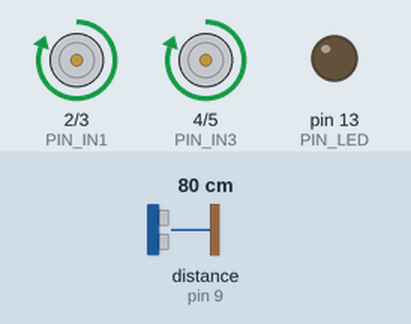
This sketch was run on a simulated Arduino Uno, built with avr-gcc and run on an emulated ATmega328P. Shown: motor-driver pin pairs drawn as motors (green arrow = first pin HIGH = forward, orange = second pin HIGH = backward, longer = more drive), output pins drawn as LEDs (lit = HIGH). Wiring (inferred from the names in the program): ultrasonic range finder: trigger pin 8; echo pin 9. The inputs (shaded band) are chosen by the test bench; at power-on: distance to the obstacle (sensor on pin 9) 80 cm. The echo pulse lasts 58.3 µs per cm; pins used as bus, display or sensor lines are not drawn.

Above: at 1.2 s.
1.3 s: distance to the obstacle (sensor on pin 9) set to 39 cm
2.8 s: distance to the obstacle (sensor on pin 9) set to 33 cm
At 3.3 s:
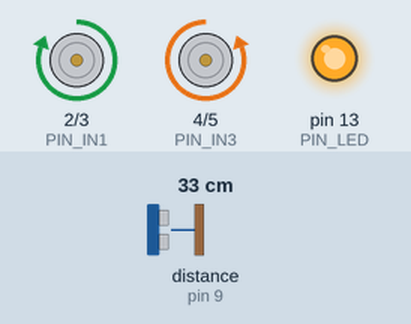
4.3 s: distance to the obstacle (sensor on pin 9) set to 60 cm
At 5.5 s:
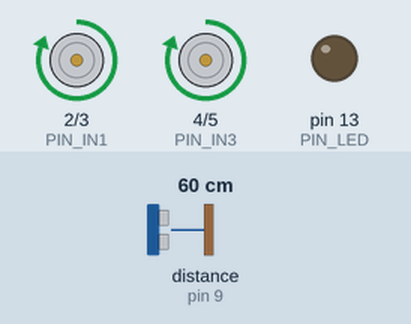
5.8 s: distance to the obstacle (sensor on pin 9) set to 2 cm
At 6.7 s:
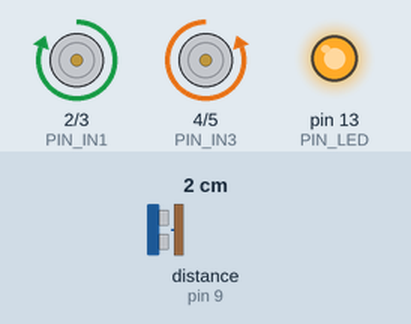
Timing chart, 0 to 8.3 s (numbered marks = the images above; inputs shaded):
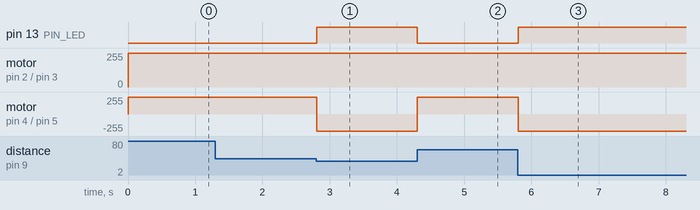

Measured:
- the behaviour switches between 36 and 35 cm on distance to the obstacle (sensor on pin 9) (found by bisection; images 0 and 1)
- after the input at 1.3 s, every drawn part: stays the same
- after the input at 2.8 s, pin 13 (PIN_LED): LOW → HIGH at once; motor on pin 4 (PIN_IN3) / pin 5 (PIN_IN4): forward 255/255 → backward 255/255 at once
- after the input at 4.3 s, pin 13 (PIN_LED): HIGH → LOW at once; motor on pin 4 (PIN_IN3) / pin 5 (PIN_IN4): backward 255/255 → forward 255/255 at once
- after the input at 5.8 s, pin 13 (PIN_LED): LOW → HIGH at once; motor on pin 4 (PIN_IN3) / pin 5 (PIN_IN4): forward 255/255 → backward 255/255 at once

The sketch:

ZombieRobot.ino
```cpp
/*
 * Date: 12/3/2016
 * Writter: Loc Pham
 * Module: Main program
 * Description: Main program
 */

// Include header files
#include "ZombieRobot.h"

// Define macros
#define DISTANCE_CM 35
#define PIN_TRIGGER 8
#define PIN_ECHO 9

#define PIN_IN1 2
#define PIN_IN2 3
#define PIN_IN3 4
#define PIN_IN4 5

#define PIN_LED 13

// Declare variables
zombie_robot_t robot;

// Declare functions
zombie_robot_t zombie_robot_create();
motor_t motor_create(uint8_t pin_one, uint8_t pin_two);
ultrasonic_t ultrasonic_create(uint8_t pin_trigger, uint8_t pin_echo);

void setup()
{
    // Initialize robot
    robot = zombie_robot_create();
    zombie_robot_initialize(&robot);

    // Initialize LED
    pinMode(PIN_LED, OUTPUT);
}

void loop()
{
    float calc_distance = ultrasonic_ranging_cm(&(robot.ultrasonic));
    if (calc_distance <= DISTANCE_CM)
    {
        digitalWrite(PIN_LED, HIGH);
        zombie_robot_move_right(&robot);
    }
    else
    {
        digitalWrite(PIN_LED, LOW);
        zombie_robot_move_forward(&robot);
    }
}

// Implement functions
zombie_robot_t zombie_robot_create()
{
    zombie_robot_t result;

    result.ultrasonic = ultrasonic_create(PIN_TRIGGER, PIN_ECHO);
    result.motor_left = motor_create(PIN_IN1, PIN_IN2);
    result.motor_right = motor_create(PIN_IN3, PIN_IN4);

    return result;
}

motor_t motor_create(uint8_t pin_one, uint8_t pin_two)
{
    motor_t result;

    result.pin_one = pin_one;
    result.pin_two = pin_two;

    return result;
}

ultrasonic_t ultrasonic_create(uint8_t pin_trigger, uint8_t pin_echo)
{
    ultrasonic_t result;

    result.trig_pin = pin_trigger;
    result.echo_pin = pin_echo;

    return result;
}
```

Motor.cpp
```cpp
/*
 * Date: 12/3/2016
 * Writter: Loc Pham
 * Module: Motor
 * Description: This file contain function implementations for ultrasonic motor
 */

#include "motor.h"
#include <Arduino.h>

void motor_initialize(const motor_t* motor)
{
    pinMode(motor->pin_one, OUTPUT);
    pinMode(motor->pin_two, OUTPUT);
}

void motor_brake(const motor_t* motor)
{
    digitalWrite(motor->pin_one, LOW);
    digitalWrite(motor->pin_two, LOW);
}

void motor_turn_forward(const motor_t* motor)
{
    digitalWrite(motor->pin_one, HIGH);
    digitalWrite(motor->pin_two, LOW);
}

void motor_turn_backward(const motor_t* motor)
{
    digitalWrite(motor->pin_one, LOW);
    digitalWrite(motor->pin_two, HIGH);
}
```

Motor.h
```cpp
/*
 * Date: 12/3/2016
 * Writter: Loc Pham
 * Module: Motor
 * Description: This file contain function declarations also macros and data structures for
 *  motor
 */

#ifndef _MOTOR_H
#define _MOTOR_H

#include <stdint-gcc.h>

typedef struct
{
    uint8_t pin_one;
    uint8_t pin_two;
} motor_t;

void motor_initialize(const motor_t* motor);
void motor_brake(const motor_t* motor);
void motor_turn_forward(const motor_t* motor);
void motor_turn_backward(const motor_t* motor);

#endif
```

Ultrasonic.cpp
```cpp
/*
 * Date: 12/3/2016
 * Writter: Loc Pham
 * Module: Ultrasonic
 * Description: This file contain function implementations for ultrasonic HR-SC04
 */

#include <Arduino.h>
#include "Ultrasonic.h"

void ultrasonic_initialize(const ultrasonic_t* ultra)
{
    pinMode(ultra->echo_pin, INPUT);
    pinMode(ultra->trig_pin, OUTPUT);
}

uint32_t ultrasonic_timing(const ultrasonic_t* ultra)
{
    // Preparations
    uint32_t timing = 0;

    // Trig of SR04 must receive a pulse of high (5V) for at least 10us
    digitalWrite(ultra->trig_pin, HIGH);
    delayMicroseconds(TRIGGER_TIME_US);
    digitalWrite(ultra->trig_pin, LOW);

    // When the sensor detected ultrasonic from receiver,
    // it will set the Echo pin to high (5V) and delay for a period (width) which proportion to distance.
    timing = pulseIn(ultra->echo_pin, HIGH);
    return timing;
}

float ultrasonic_ranging_cm(const ultrasonic_t* ultra)
{
    return 1.0 * ultrasonic_timing(ultra) / CENTIMETER_UNIT;
}

float ultrasonic_ranging_inch(const ultrasonic_t* ultra)
{
    return 1.0 * ultrasonic_timing(ultra) / INCH_UNIT;
}
```

Ultrasonic.h
```cpp
/*
 * Date: 12/3/2016
 * Writter: Loc Pham
 * Module: Ultrasonic
 * Description: This file contain function declarations also macros and data structures for
 *  ultrasonic HR-SC04
 */

#ifndef ULTRASONIC_H_
#define ULTRASONIC_H_

#include <stdint-gcc.h>

#define TRIGGER_TIME_US 10
#define CENTIMETER_UNIT 58
#define INCH_UNIT 148

typedef struct
{
    uint8_t trig_pin;
    uint8_t echo_pin;
} ultrasonic_t;

typedef enum
{
    CENTIMETERS,
    INCHES
} distance_unit_t;

void ultrasonic_initialize(const ultrasonic_t* ultra);
uint32_t ultrasonic_timing(const ultrasonic_t* ultra);
float ultrasonic_ranging_cm(const ultrasonic_t* ultra);
float ultrasonic_ranging_inch(const ultrasonic_t* ultra);

#endif

/* End of file */
```

ZombieRobot.cpp
```cpp
/*
 * Date: 12/3/2016
 * Writter: Loc Pham
 * Module: ZombieRobot
 * Description: This file contain function implementations for zombie robot
 */

#include "ZombieRobot.h"

void zombie_robot_initialize(const zombie_robot_t* robot)
{
    ultrasonic_initialize(&(robot->ultrasonic));
    motor_initialize(&(robot->motor_left));
    motor_initialize(&(robot->motor_right));
}

void zombie_robot_move_forward(const zombie_robot_t* robot)
{
    motor_turn_forward(&(robot->motor_left));
    motor_turn_forward(&(robot->motor_right));
}

void zombie_robot_move_left(const zombie_robot_t* robot)
{
    motor_turn_backward(&(robot->motor_left));
    motor_turn_forward(&(robot->motor_right));
}

void zombie_robot_move_right(const zombie_robot_t* robot)
{
    motor_turn_backward(&(robot->motor_right));
    motor_turn_forward(&(robot->motor_left));
}
```

ZombieRobot.h
```cpp
/*
 * Date: 12/3/2016
 * Writter: Loc Pham
 * Module: ZombieRobot
 * Description: This file contain function declarations also macros and data structures for zombie robot
 */

#ifndef _ZOMBIE_ROBOT_
#define _ZOMBIE_ROBOT_

#include "Motor.h"
#include "Ultrasonic.h"

typedef struct
{
    ultrasonic_t ultrasonic;
    motor_t motor_left;
    motor_t motor_right;
} zombie_robot_t;

void zombie_robot_initialize(const zombie_robot_t* robot);
void zombie_robot_move_forward(const zombie_robot_t* robot);
void zombie_robot_move_left(const zombie_robot_t* robot);
void zombie_robot_move_right(const zombie_robot_t* robot);

#endif
```
